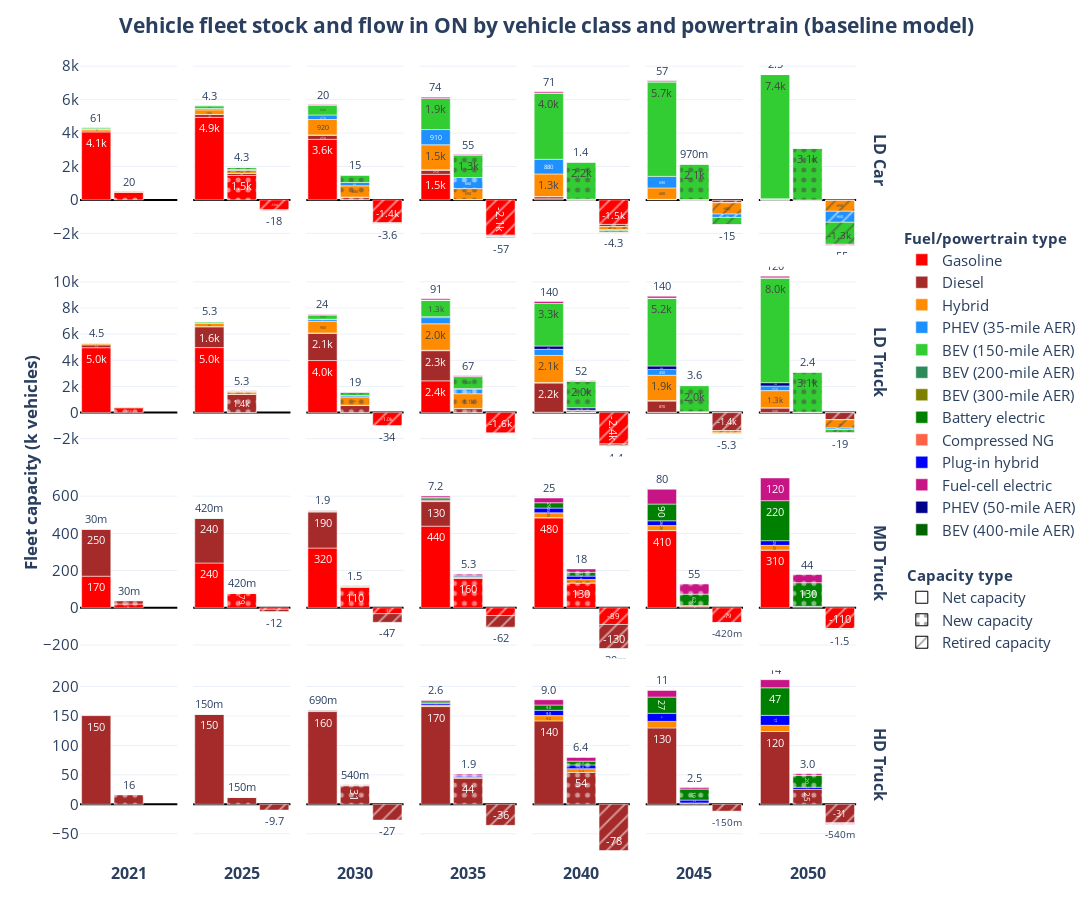

Notebook code cell kept with this figure:
### Code cell
plot_capacity_flow(
    db_variant='baseline', 
    scenario='ref2_netgrowth', 
    scenario_title='baseline model',
)
